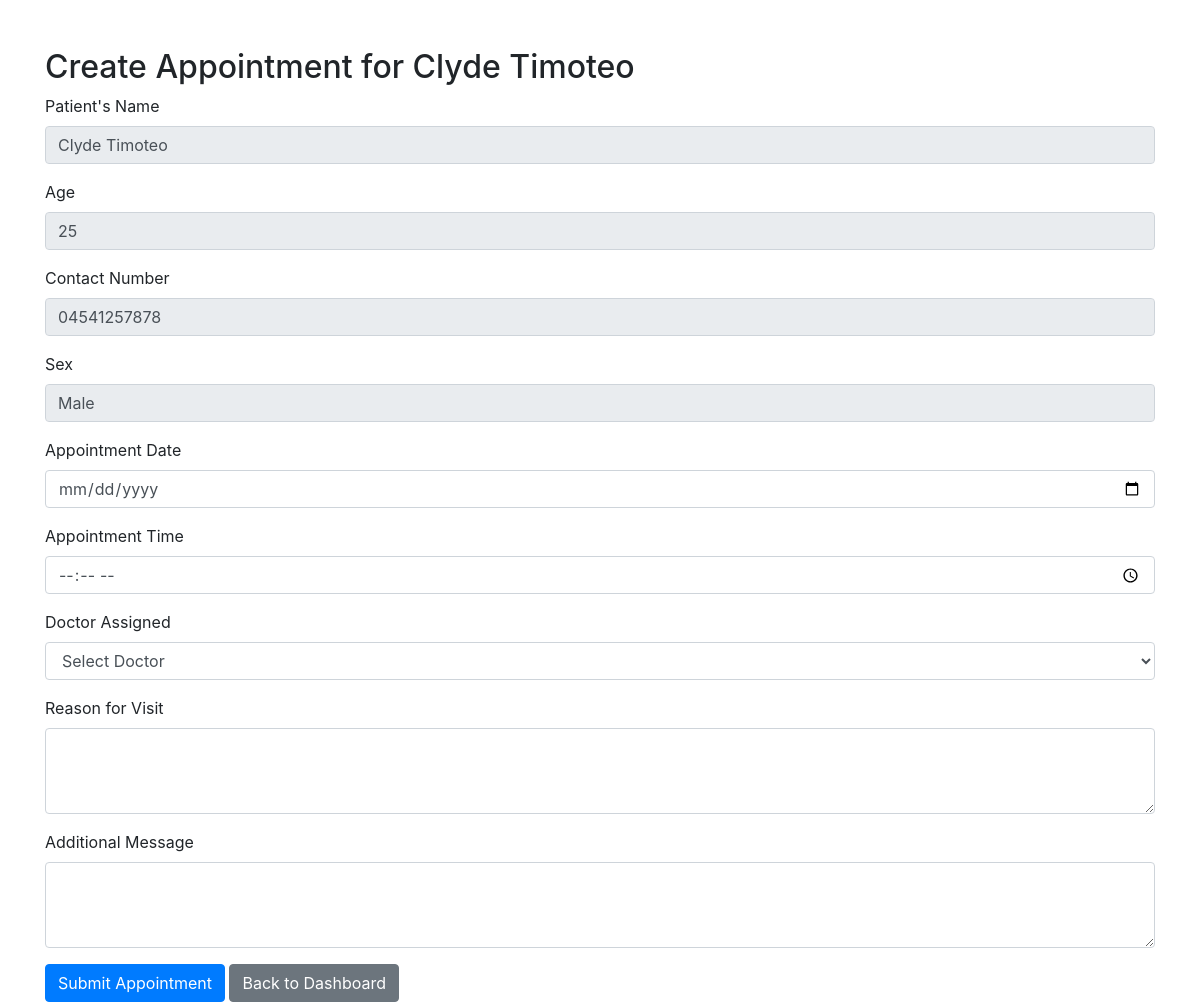
Screenshot of /patient/appointment-patient.php (signed in) with the database file from the repository.
### tables this page shows
CREATE TABLE `patient` (
  `PatientID` int(11) NOT NULL,
  `Firstname` varchar(150) NOT NULL,
  `Middlename` varchar(255) DEFAULT NULL,
  `Lastname` varchar(150) NOT NULL,
  `Extension` varchar(15) DEFAULT NULL,
  `Birthdate` date DEFAULT NULL,
  `Sex` varchar(10) DEFAULT NULL,
  `Email` varchar(100) DEFAULT NULL,
  `ContactNum` varchar(15) DEFAULT NULL,
  `Address` varchar(255) DEFAULT NULL,
  `Password` varchar(255) DEFAULT NULL
);

### patient/appointment-patient.php (the view, shortened to what this page needs)
<?php
include '../dbconfig.php';
$patientID = $_SESSION['PatientID'];
$patientQuery = $pdo->prepare("SELECT Firstname, Middlename, Lastname, Extension, Sex, Birthdate, ContactNum FROM patient WHERE PatientID = :patientID");
$patientQuery->execute([':patientID' => $patientID]);
$patient = $patientQuery->fetch(PDO::FETCH_ASSOC);
$birthdate = new DateTime($patient['Birthdate']);
$age = $birthdate->diff(new DateTime())->y;
?>
<!DOCTYPE html>
<html lang="en">
<head>
    <link href="https://stackpath.bootstrapcdn.com/bootstrap/4.3.1/css/bootstrap.min.css" rel="stylesheet">
</head>
<body>
    <div class="container mt-5">
        <h2>Create Appointment for <?= $patient['Firstname'] . ' ' . ($patient['Middlename'] ? $patient['Middlename'] . ' ' : '') . $patient['Lastname'] . ($patient['Extension'] ? ' ' . $patient['Extension'] : '') ?></h2>
        <form method="POST" action="">
            <div class="form-group">
                <label for="patientName">Patient's Name</label>
                <input type="text" class="form-control" id="patientName" value="<?= $patient['Firstname'] . ' ' . ($patient['Middlename'] ? $patient['Middlename'] . ' ' : '') . $patient['Lastname'] . ($patient['Extension'] ? ' ' . $patient['Extension'] : '') ?>" disabled>
            </div>
            <div class="form-group">
                <label for="age">Age</label>
                <input type="text" class="form-control" id="age" value="<?= $age ?>" disabled>
            </div>
            <div class="form-group">
                <label for="contactNumber">Contact Number</label>
                <input type="text" class="form-control" id="contactNumber" value="<?= $patient['ContactNum'] ?>" disabled>
            </div>
            <div class="form-group">
                <label for="sex">Sex</label>
                <input type="text" class="form-control" id="sex" value="<?= $patient['Sex'] ?>" disabled>
            </div>
            <div class="form-group">
                <label for="appointmentDate">Appointment Date</label>
                <input type="date" class="form-control" id="appointmentDate" name="appointmentDate" required>
            </div>
            <div class="form-group">
                <label for="appointmentTime">Appointment Time</label>
                <input type="time" class="form-control" id="appointmentTime" name="appointmentTime" required>
            </div>
            <div class="form-group">
                <label for="doctorAssigned">Doctor Assigned</label>
                <select class="form-control" id="doctorAssigned" name="doctorAssigned" required>
                    <option value="">Select Doctor</option>
                </select>
            </div>
            <div class="form-group">
                <label for="reasonForVisit">Reason for Visit</label>
                <textarea class="form-control" id="reasonForVisit" name="reasonForVisit" rows="3" required></textarea>
            </div>
            <div class="form-group">
                <label for="message">Additional Message</label>
                <textarea class="form-control" id="message" name="message" rows="3"></textarea>
            </div>
            <button type="submit" class="btn btn-primary">Submit Appointment</button>
            <a href="dashboard-patient.php" class="btn btn-secondary">Back to Dashboard</a>
        </form>
    </div>
</body>
</html>

### rows the page displays
patient: Firstname "Clyde", Lastname "Timoteo", Firstname+Middlename+Lastname "Clyde Timoteo", Birthdate "25", ContactNum "04541257878", Sex "Male"
